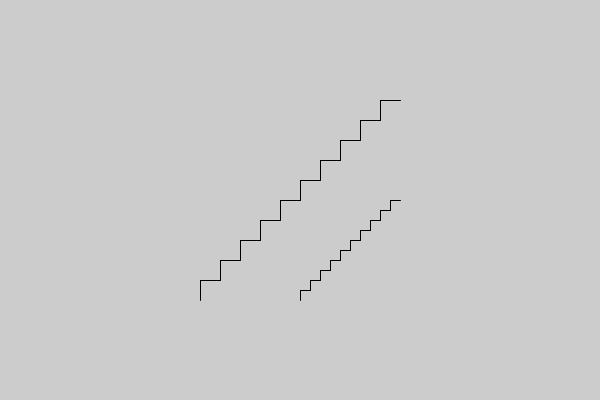
Frame 1 (no input)
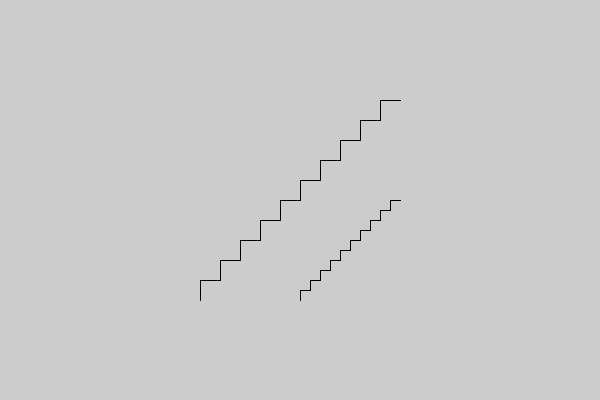
Frame 2 (the mouse pressed at the canvas centre, redrawn once)

The Processing sketch that drew these frames (run headless with seeded random() and noise(); the mouse was pressed at the canvas centre and the sketch redrawn once):

// Processing sketch: olio_4
// ── olio_4.pde
class Portaat
{
  Portaat (float x, float y, int askelmat, float askel)
  {
    this.askelmat = askelmat;
    this.askel = askel;
    this.x = x;
    this.y = y;
  }
  void piirra ()
  {
    float xAlku = x;
    float yAlku = y;
    for (int i = 0; i < askelmat; i++)
    {
      float xLoppu = xAlku + askel;
      float yLoppu = yAlku - askel;
      line (xAlku, yAlku, xAlku, yLoppu);
      line (xAlku, yLoppu, xLoppu, yLoppu);
      xAlku = xLoppu;
      yAlku = yLoppu;
    }
  }
  int askelmat;
  float askel;
  float x, y;
}

void setup ()
{
  size (600, 400);
  noLoop ();
}
void draw ()
{
  Portaat p = new Portaat (200, 300, 10, 20);
  p.piirra ();
  p.askel /= 2;
  p.x += 100;
  p.piirra ();
}
